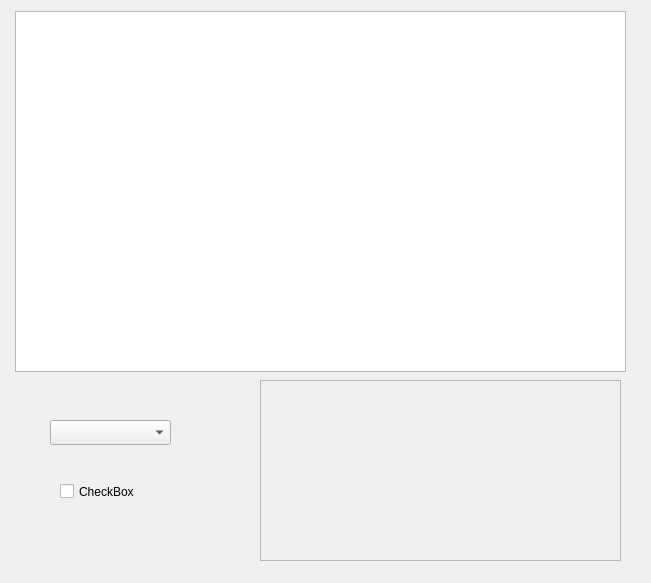
<?xml version="1.0" encoding="UTF-8"?>
<ui version="4.0">
 <class>widgetBolaTabla</class>
 <widget class="QWidget" name="widgetBolaTabla">
  <property name="geometry">
   <rect>
    <x>0</x>
    <y>0</y>
    <width>651</width>
    <height>583</height>
   </rect>
  </property>
  <property name="windowTitle">
   <string>Form</string>
  </property>
  <widget class="QTableView" name="tablaHijas">
   <property name="geometry">
    <rect>
     <x>15</x>
     <y>11</y>
     <width>611</width>
     <height>361</height>
    </rect>
   </property>
  </widget>
  <widget class="QCheckBox" name="checkBoxHijas">
   <property name="geometry">
    <rect>
     <x>60</x>
     <y>480</y>
     <width>92</width>
     <height>23</height>
    </rect>
   </property>
   <property name="text">
    <string>CheckBox</string>
   </property>
  </widget>
  <widget class="QComboBox" name="listaHijas">
   <property name="geometry">
    <rect>
     <x>50</x>
     <y>420</y>
     <width>121</width>
     <height>25</height>
    </rect>
   </property>
  </widget>
  <widget class="QFrame" name="frameCoordenadas">
   <property name="geometry">
    <rect>
     <x>260</x>
     <y>380</y>
     <width>361</width>
     <height>181</height>
    </rect>
   </property>
   <property name="frameShape">
    <enum>QFrame::StyledPanel</enum>
   </property>
   <property name="frameShadow">
    <enum>QFrame::Raised</enum>
   </property>
  </widget>
 </widget>
 <resources/>
 <connections/>
</ui>
